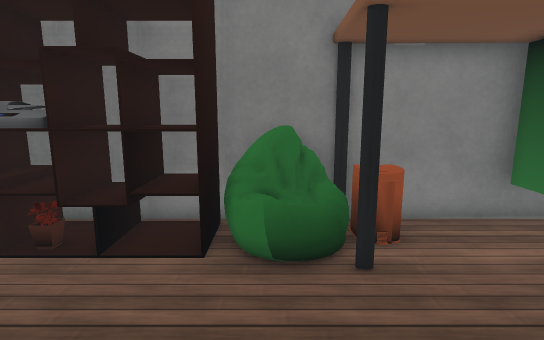
view 1 (above)

18 first-person views from a walk through a Unity game level. The camera is 1.4 m above the floor, tilts 10° down and sees 80° across. The floor is counted in squares, 0.5 m on a side. Each view is taken from the middle of a square. On the plan, view 1 faces up. The plan holds only what a view shows up to about 20 squares ahead; the rest is blank. The place goes on beyond the plan. The player character is not drawn. Some surface patterns are stand-ins.

view 2
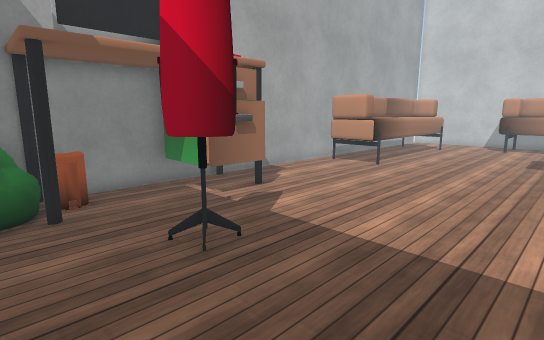

view 3
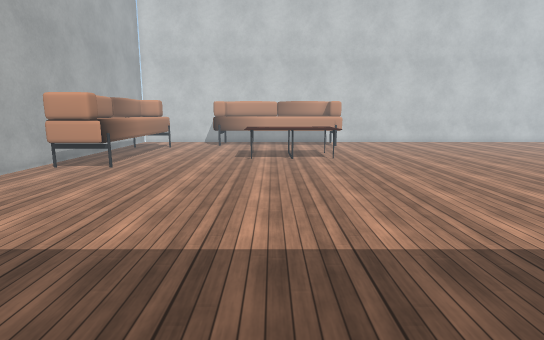

view 4
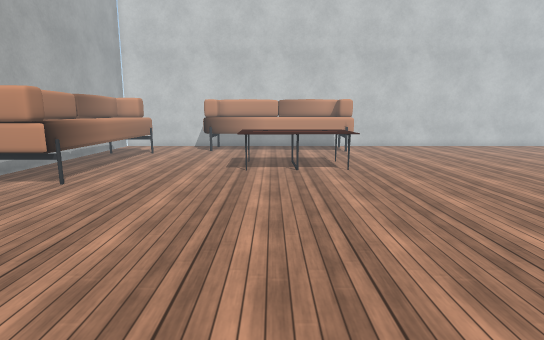

view 5
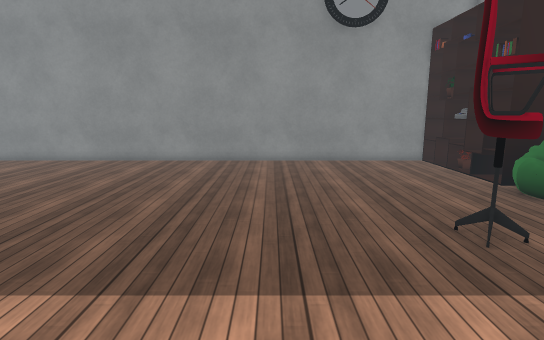

view 6
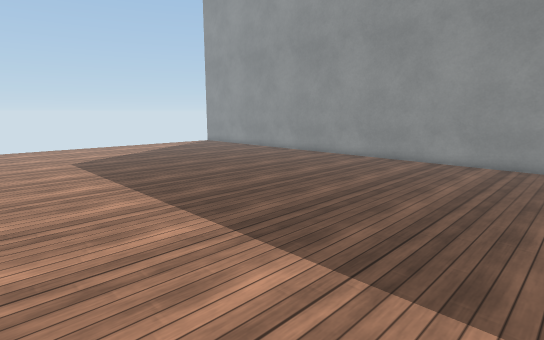

view 7
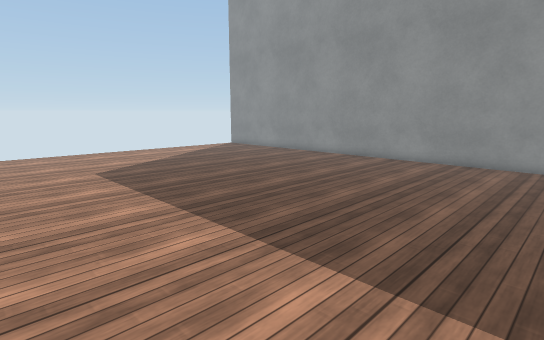

view 8
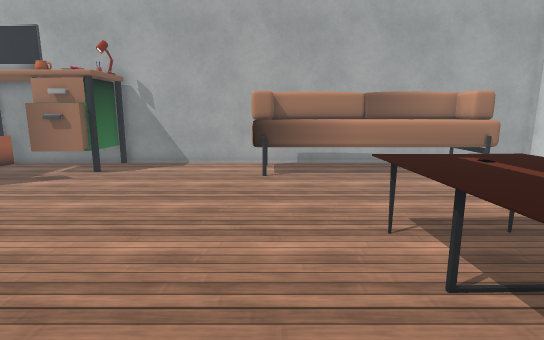

view 9
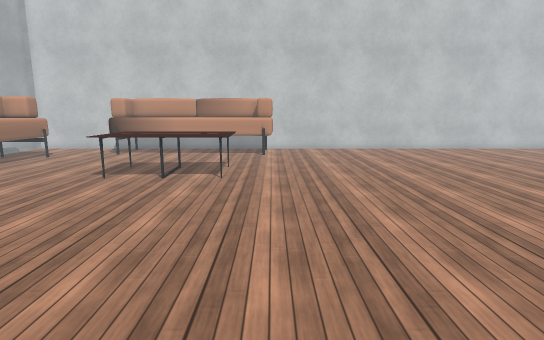

view 10
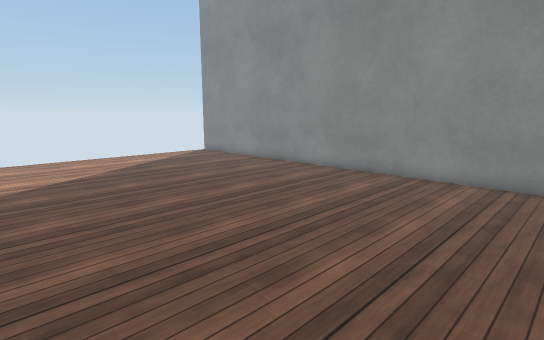

view 11
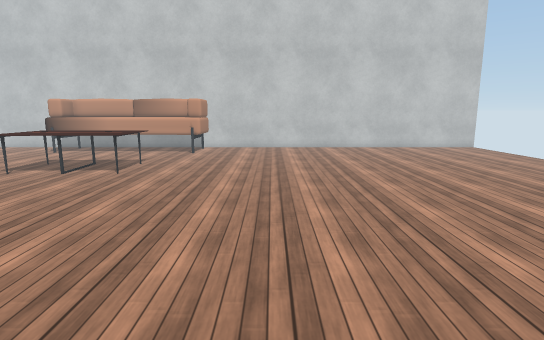

view 12
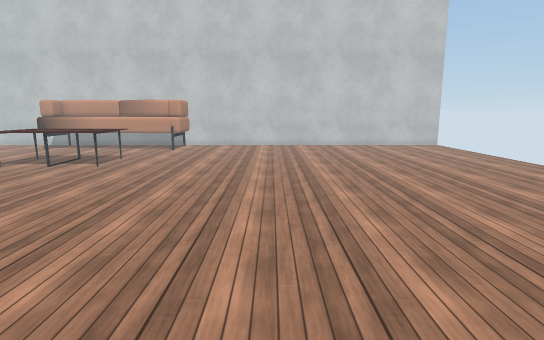

view 13
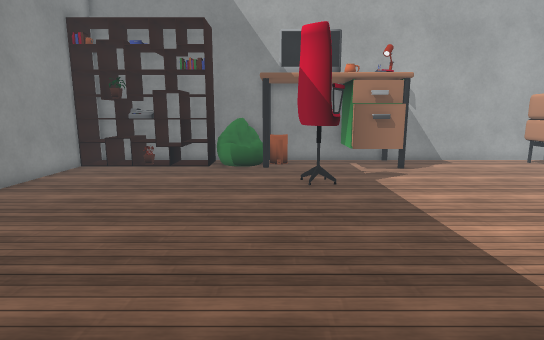

view 14
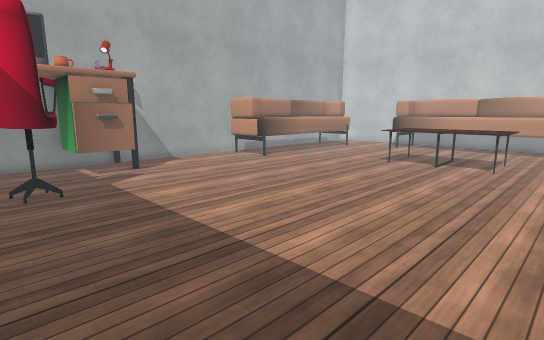

view 15
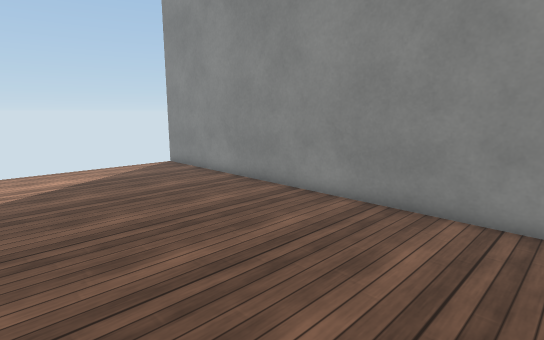

view 16
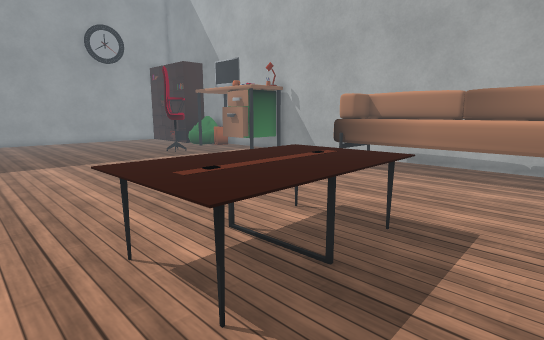

view 17
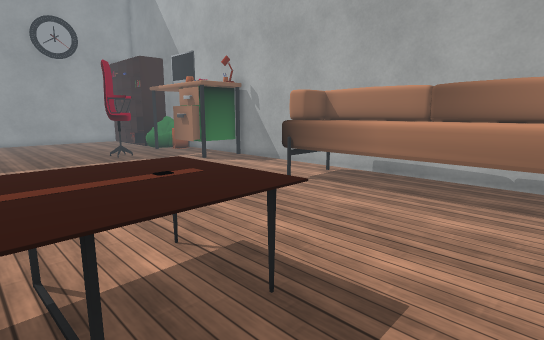

view 18
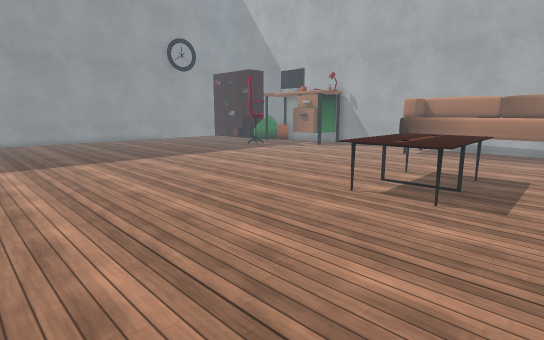

### Floor plan
Key: @ floor where view 1 was taken; # wall or solid block; . floor; B bookshelf; I bin; E desk; S sofa; C chair; T table; O other object.
Columns run from 8 left of view 1 to 26 right of it. Each row starts with its distance up from view 1.
  9              ######         #######
  8 #BBBBBBBOOII##EEEE ######### .....
  7 BBBBBBBBOOII..E E.......SS SSSSSS
  6 #BBBBBBBOOE...EEE.......SSSSSSSSSSS
  5 #.............EEEE......SSSSSSSSSSS
  4 #.......................SSSSSSSSSSS
  3 #...........C......................
  2 #..........CCC.....................
  1 #...........C......................
  0 #.......@..........................
 -1 #..................................
 -2 #...........................TTTT...
 -3 #..........................TTTTT...
 -4 #..........................TTTTT...
 -5 #..........................TTTTT...
 -6 #..........................TTTTT...
 -7 #..........................TTTTT...
 -8 #...........................TTTT...
 -9 #..................................
-10 #..................................
-11 #..................................
-12 #..................................
-13 #..................................
-14 #..................................
-15 #..................................
-16 #..................................
-17 #..................................
-18 #..................................
-19 #..................................
-20 #..................................
-21 #..................................
-22 #..................................
-23 #..................................
-24 #..................................
-25 #.................  ...............
-26 #.................   ..............

Where each view was taken, in squares from view 1:
view 1: 0 up, 0 right, facing up
view 2: 4 down, 0 right, facing up-right
view 3: 4 down, 0 right, facing right
view 4: 4 down, 4 right, facing right
view 5: 3 down, 11 right, facing left
view 6: 3 down, 11 right, facing down-left
view 7: 7 down, 11 right, facing down-left
view 8: 10 down, 17 right, facing up
view 9: 10 down, 6 right, facing right
view 10: 10 down, 6 right, facing down-left
view 11: 15 down, 5 right, facing right
view 12: 17 down, 3 right, facing right
view 13: 11 down, 2 right, facing up
view 14: 11 down, 2 right, facing up-right
view 15: 14 down, 1 right, facing down-left
view 16: 10 down, 26 right, facing up-left
view 17: 6 down, 26 right, facing up-left
view 18: 18 down, 26 right, facing up-left
